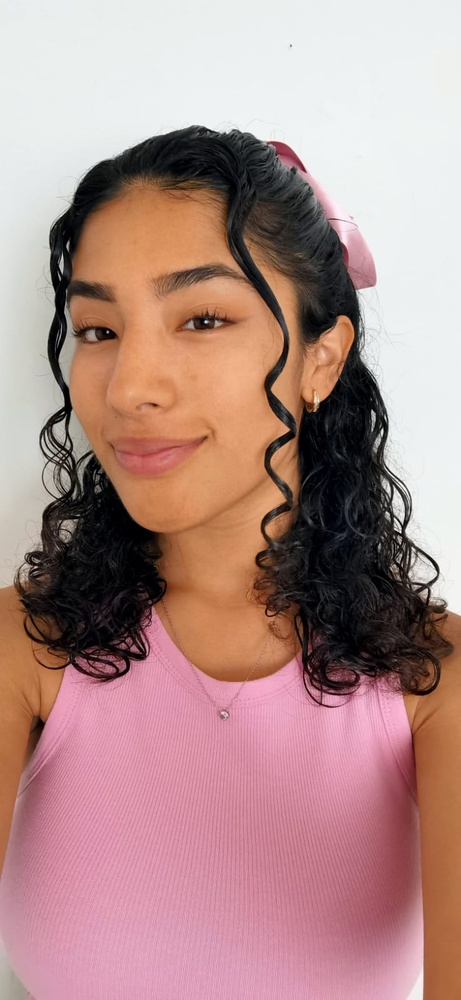
#> input picture Semestres/Agentes Inteligentes/images/me.jpeg, 461 x 1000 px, shrunk from 737 x 1600 before the run
$ jupyter execute CannyEdgeDetection.ipynb
#> lines starting #> are read from the running program, lines starting #| are printed output that depends on the picture; after the words box and inside, x2 and y2 are one past the last pixel; in counts of white or black regions, pixels touching at a corner belong together
# Edge Detection
*Luis Eduardo Robles Jiménez || 0224969*

*Sara Carolina Gómez Delgado || 0226594*

[cell 1]
import numpy as np
import cv2
from matplotlib import pyplot as plt

## Part 1

### Read image

[cell 2]
# img = cv2.imread("../../images/stitch.jpg", cv2.IMREAD_GRAYSCALE)
# img = cv2.imread("../../images/mickey.jpg", cv2.IMREAD_GRAYSCALE)
img = cv2.imread("../../images/me.jpeg", cv2.IMREAD_GRAYSCALE)
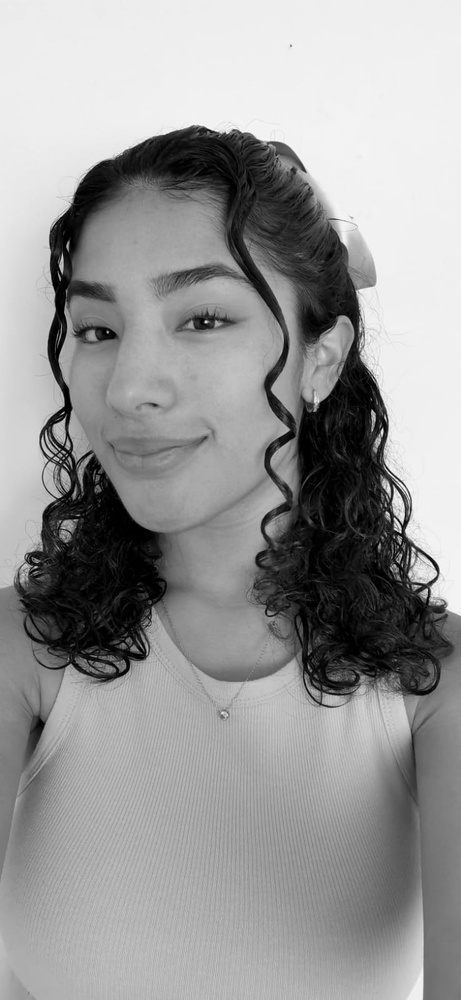
#> img: shape (1000, 461); min 0, max 255, mean 151.7
plt.figure(figsize=(6,6))
plt.imshow(img, cmap="gray")
plt.show()

### Canny Edge Detection (*OpenCV*)

[cell 3]
edges = cv2.Canny(img.copy(),100,200)
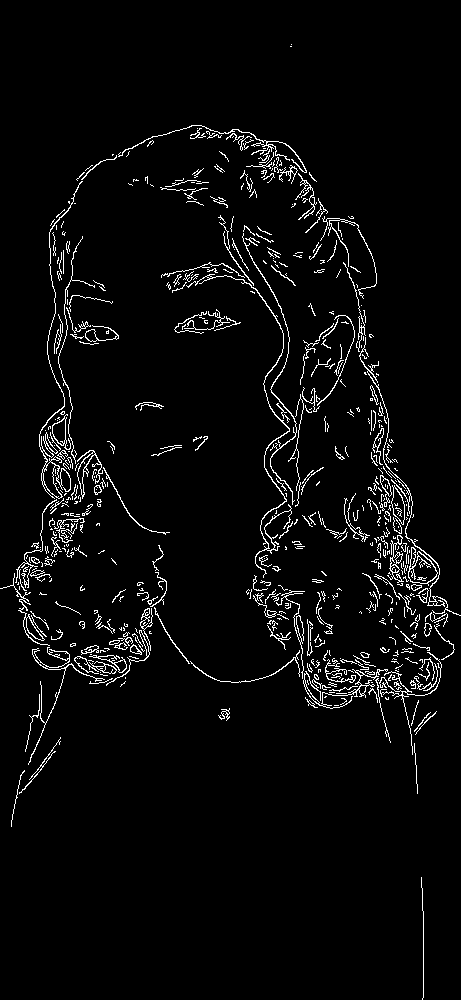
#> edges: shape (1000, 461); 3.8% white in thin lines or dots

plt.figure(figsize=(6,6))
plt.subplot(121),plt.imshow(img,cmap = 'gray')
plt.title('Original Image'), plt.xticks([]), plt.yticks([])

plt.subplot(122),plt.imshow(edges,cmap = 'gray')
plt.title('Edge Image'), plt.xticks([]), plt.yticks([])

plt.show()
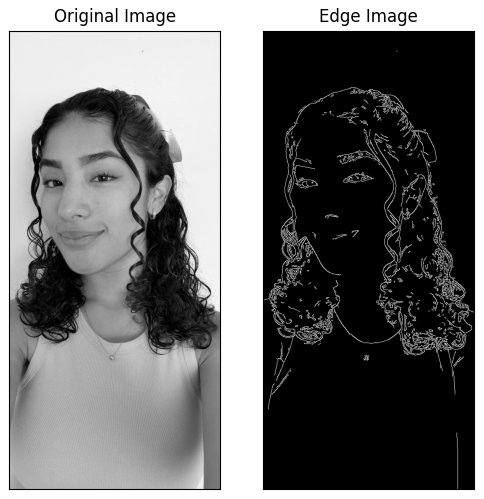
#> figure drawn by matplotlib, 2 panels

### Ours

#### *Clean image*

[cell 4]
gray = img.copy()

a = 10

# blur
blur = cv2.GaussianBlur(gray, (0,0), sigmaX=a, sigmaY=a)
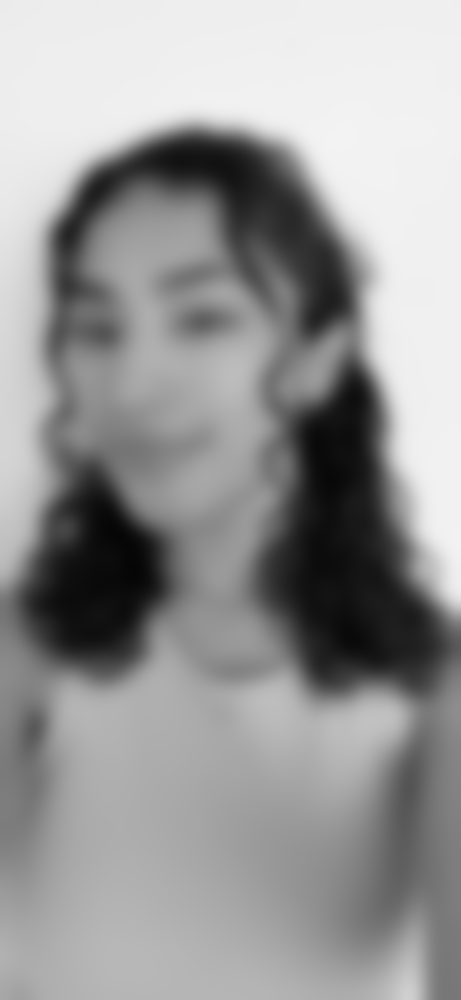
#> blur: shape (1000, 461); min 5, max 243, mean 151.7
divide = cv2.divide(gray, blur, scale=50)
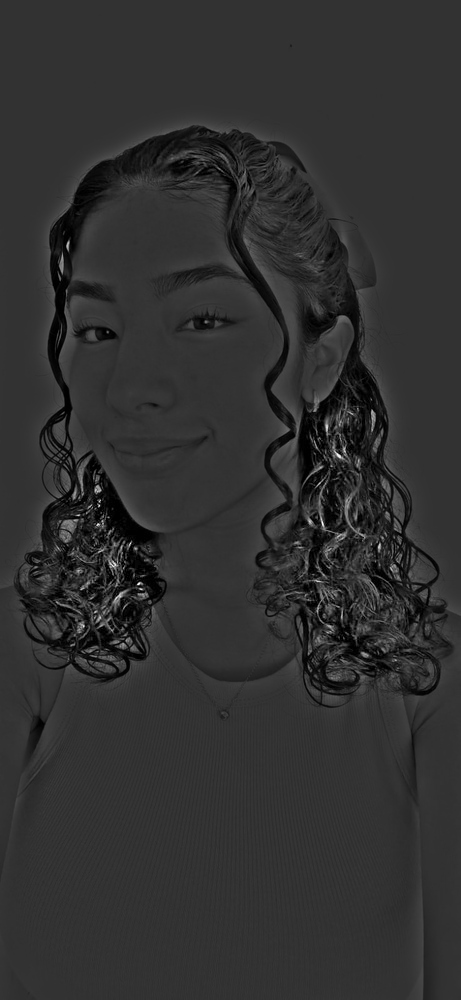
#> divide: shape (1000, 461); min 0, max 255, mean 48.5
imgNormalize1 = cv2.normalize(divide,None,0,255,cv2.NORM_MINMAX)
thresh = cv2.threshold(divide, 0, 255, cv2.THRESH_BINARY_INV+cv2.THRESH_OTSU)[1]
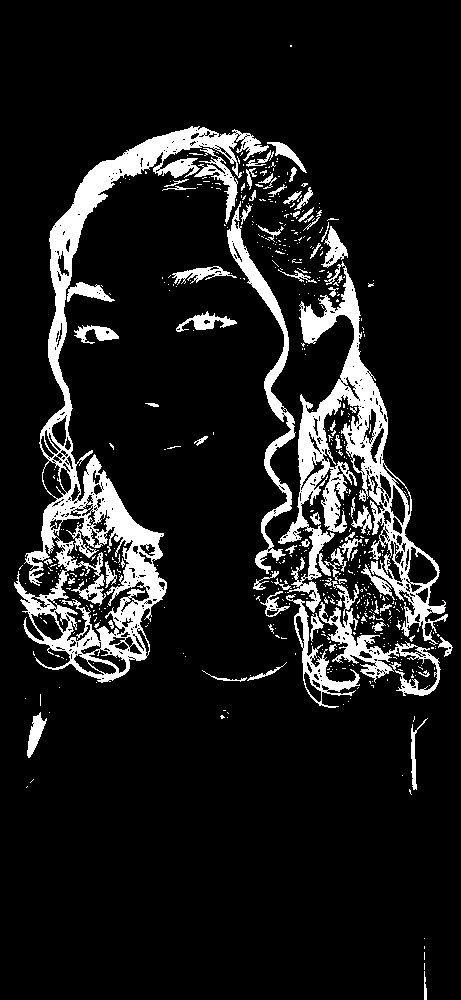
#> thresh: shape (1000, 461); 11.3% white; 572 white regions (499 under 20 px), largest, box (x1, y1, x2, y2) and area: (14, 126, 269, 683) 20713, (278, 261, 448, 645) 13978, (227, 201, 296, 574) 3531

# apply morphology
kernel = cv2.getStructuringElement(cv2.MORPH_RECT, (3,3))
morph = cv2.morphologyEx(thresh, cv2.MORPH_CLOSE, kernel)
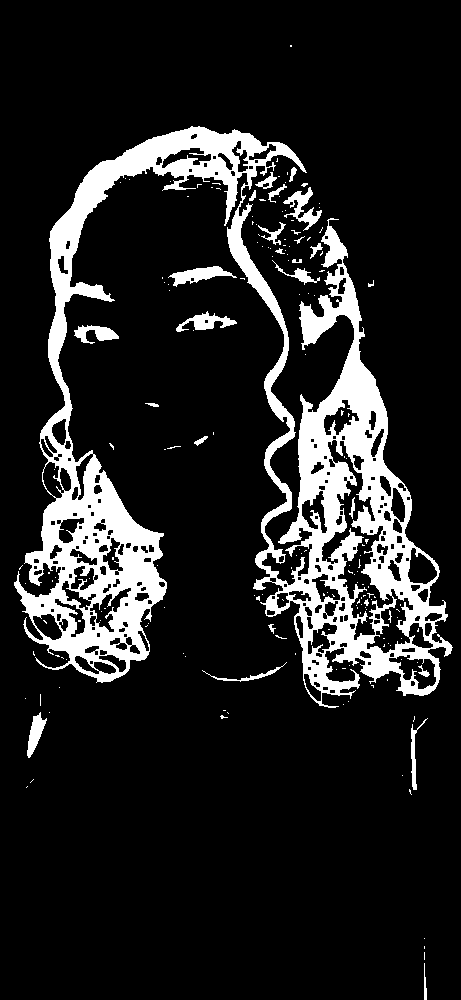
#> morph: shape (1000, 461); 13.5% white; 181 white regions (154 under 20 px), largest, box (x1, y1, x2, y2) and area: (14, 126, 453, 708) 57229, (168, 266, 237, 287) 621, (283, 187, 322, 231) 579
# show result
plt.figure(figsize=(8,8))
plt.imshow(morph, cmap = "gray")

#### *High-pass filter*

[cell 5]
img_float32 = np.float32(morph)

dft = cv2.dft(img_float32, flags = cv2.DFT_COMPLEX_OUTPUT)
dft_shift = np.fft.fftshift(dft)

rows, cols = morph.shape
#> rows = 1000; cols = 461
crow, ccol = int(rows/2) , int(cols/2)     # center
#> crow = 500; ccol = 230
r = 120
mask = np.ones((rows, cols, 2), np.uint8)
mask[crow-r:crow+r, ccol-r:ccol+r] = 0
fshift = dft_shift*mask
f_ishift = np.fft.ifftshift(fshift)
img_One = cv2.idft(f_ishift)
img_One = cv2.magnitude(img_One[:,:,0],img_One[:,:,1])
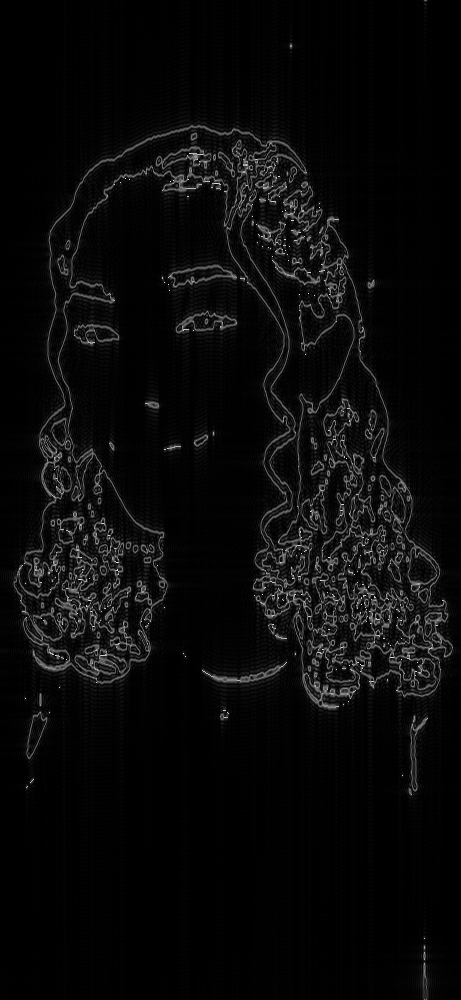
#> img_One: shape (1000, 461) float32; min 434.2, max 127699016, mean 5269566.5; drawn with min black and max white

#### *Show results*

[cell 6]
plt.figure(figsize=(15,15))
plt.subplot(1,3,1)
plt.imshow(img_One,cmap = 'gray');
plt.title('Ours');
plt.subplot(1,3,2);
plt.imshow(img,cmap = 'gray');
plt.title('Original');
plt.subplot(1,3,3);
plt.imshow(edges,cmap = 'gray');
plt.title('Canny openCV');

#### *Save images*

[cell 7]
cv2.imwrite("original.jpg", img)
plt.imsave("ours.jpg",img_One, cmap = 'gray')
cv2.imwrite("canny.jpg", edges)
#> Out = True

$ run again, with Semestres/Agentes Inteligentes/images/MyPic.jpeg copied over Semestres/Agentes Inteligentes/images/me.jpeg
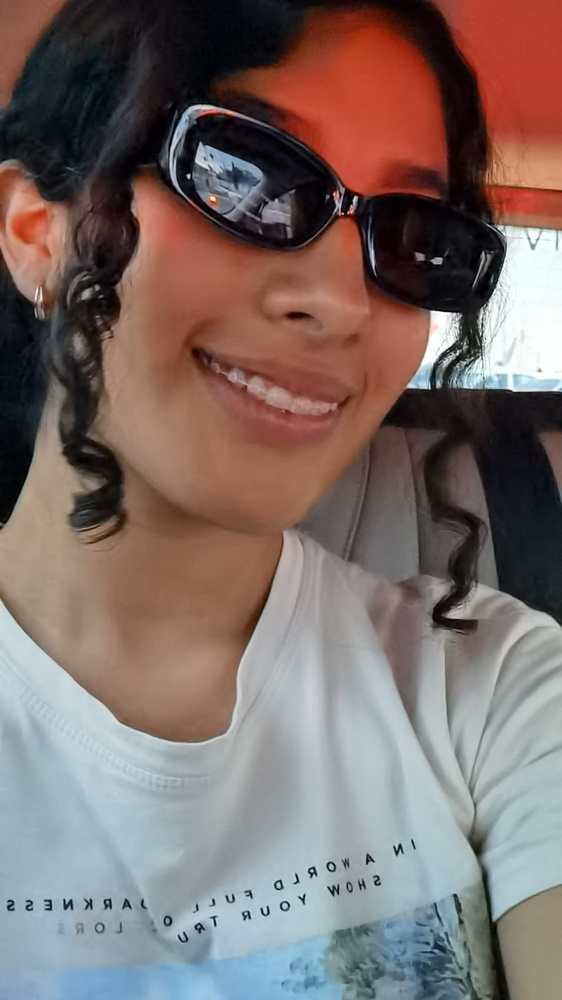
#> input picture Semestres/Agentes Inteligentes/images/MyPic.jpeg, 562 x 1000 px, shrunk from 899 x 1599 before the run
#> `edges = cv2.Canny(img.copy(),100,200)`:
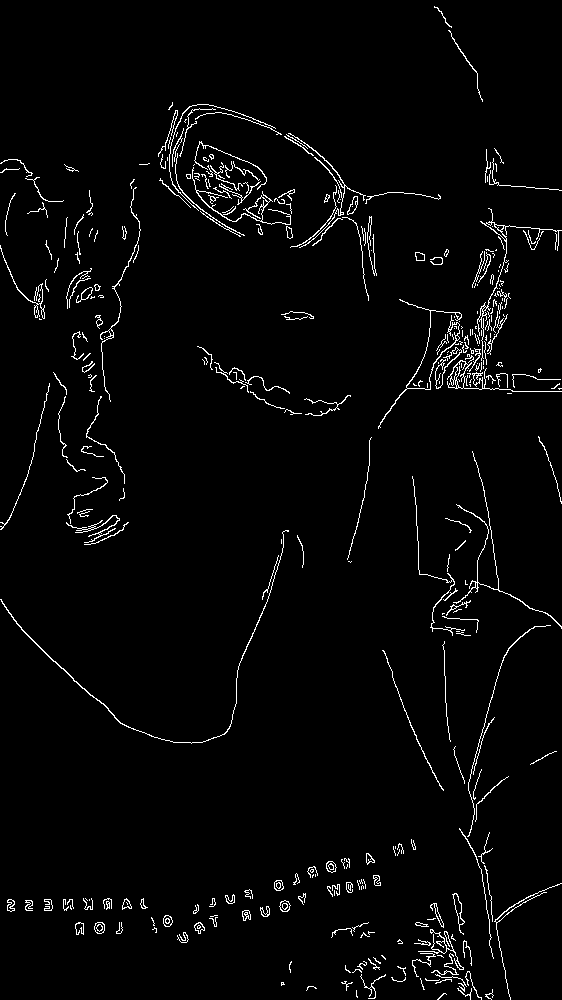
#> edges: shape (1000, 562); 2.7% white in thin lines or dots
#> thresh: shape (1000, 562); 14.4% white; 517 white regions (363 under 20 px), largest, box (x1, y1, x2, y2) and area: (58, 20, 338, 544) 24381, (284, 0, 562, 444) 21556, (424, 415, 482, 632) 4084
#> morph: shape (1000, 562); 15.2% white; 331 white regions (194 under 20 px), largest, box (x1, y1, x2, y2) and area: (58, 0, 562, 544) 50715, (424, 415, 482, 635) 4209, (0, 349, 47, 530) 3247
#> `img_One = cv2.magnitude(img_One[:,:,0],img_One[:,:,1])`:
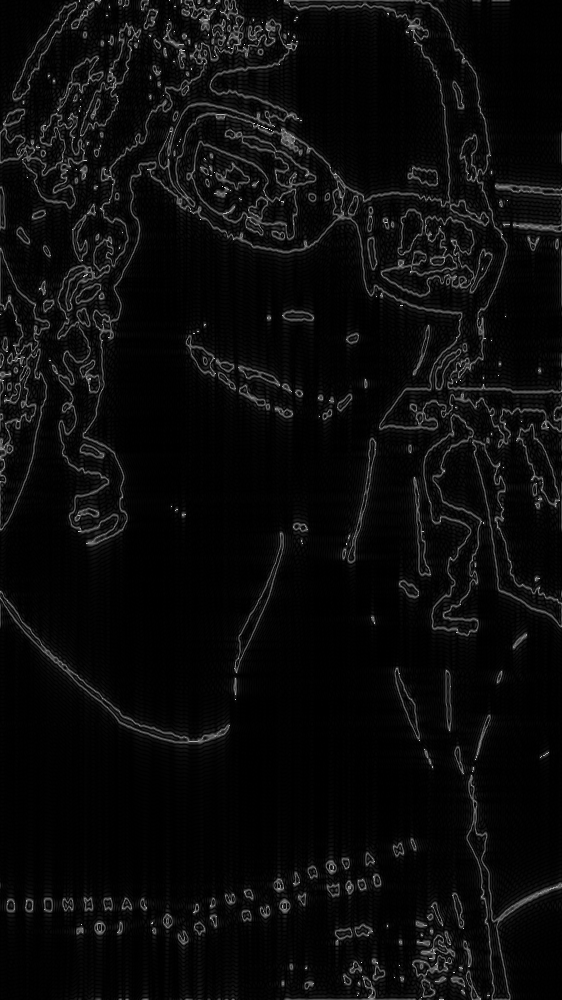
#> img_One: shape (1000, 562) float32; min 3580.4, max 164294608, mean 7593166; drawn with min black and max white
#> Out = True
